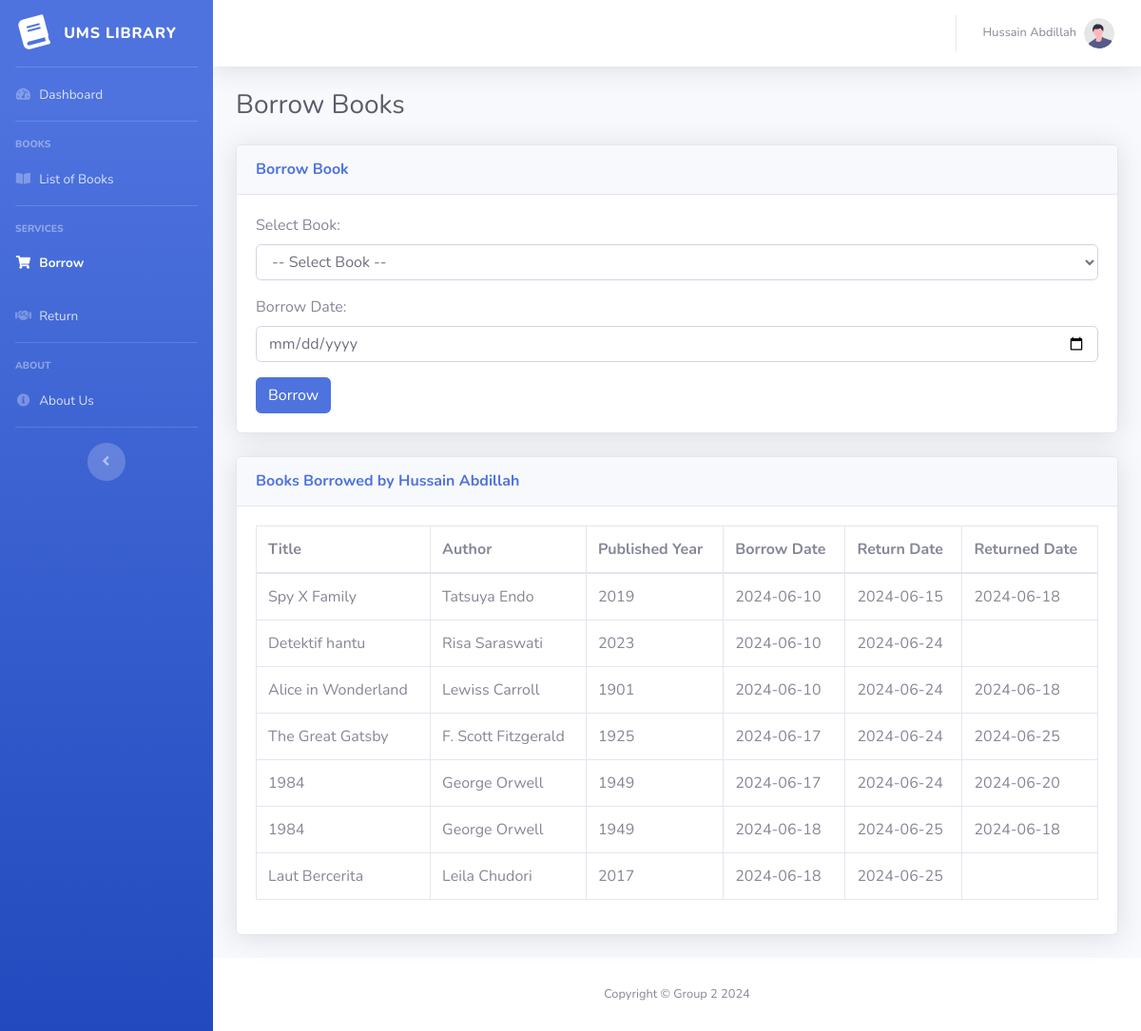
Page /pages/borrow.php (signed in) on the committed database.
### tables this page shows
CREATE TABLE `borrowed_books` (
  `borrow_id` int(11) NOT NULL,
  `member_id` int(11) DEFAULT NULL,
  `book_id` int(11) DEFAULT NULL,
  `borrow_date` date DEFAULT NULL,
  `return_date` date DEFAULT NULL,
  `returned_date` date DEFAULT NULL
);

CREATE TABLE `books` (
  `book_id` int(11) NOT NULL,
  `title` varchar(255) NOT NULL,
  `author` varchar(255) NOT NULL,
  `isbn` varchar(20) NOT NULL,
  `published_year` year(4) NOT NULL,
  `available` tinyint(1) DEFAULT 1,
  `cover` varchar(255) DEFAULT NULL,
  `genre` varchar(50) DEFAULT NULL
);

### pages/borrow.php (the view, shortened to what this page needs)
<?php
require '../includes/config.php';
$member_id = $_SESSION["member_id"];
$name = $_SESSION["name"];
$sql_borrowed_books = "
SELECT
    b.title AS book_title,
    b.author AS book_author,
    b.published_year,
    bb.borrow_date,
    bb.return_date,
    bb.returned_date
FROM
    borrowed_books bb
JOIN
    books b ON bb.book_id = b.book_id
WHERE
    bb.member_id = ?
ORDER BY
    bb.borrow_date ASC;
";
$borrowed_books = [];
if ($stmt = mysqli_prepare($conn, $sql_borrowed_books)) {
    mysqli_stmt_bind_param($stmt, "i", $member_id);
    mysqli_stmt_execute($stmt);
    mysqli_stmt_bind_result($stmt, $book_title, $book_author, $published_year, $borrow_date, $return_date, $returned_date);
    while (mysqli_stmt_fetch($stmt)) {
        $borrowed_books[] = [
            'book_title' => $book_title,
            'book_author' => $book_author,
            'published_year' => $published_year,
            'borrow_date' => $borrow_date,
            'return_date' => $return_date,
            'returned_date' => $returned_date
        ];
    }
}
?>
<!DOCTYPE html>
<html lang="en">
<head>
    <link href="../vendor/fontawesome-free/css/all.min.css" rel="stylesheet" type="text/css">
    <link href="../css/sb-admin-2.min.css" rel="stylesheet">
</head>
<body id="page-top">
    <div id="wrapper">
        <ul class="navbar-nav bg-gradient-primary sidebar sidebar-dark accordion" id="accordionSidebar">
            <a class="sidebar-brand d-flex align-items-center justify-content-center" href="dashboard.php">
                <div class="sidebar-brand-icon rotate-n-15">
                    <i class="fas fa-book"></i>
                </div>
                <div class="sidebar-brand-text mx-3">UMS Library</div>
            </a>
            <hr class="sidebar-divider my-0">
            <li class="nav-item">
                <a class="nav-link" href="dashboard.php">
                    <i class="fas fa-fw fa-tachometer-alt"></i>
                    <span>Dashboard</span></a>
            </li>
            <hr class="sidebar-divider">
            <div class="sidebar-heading">
                Books
            </div>
            <li class="nav-item">
                <a class="nav-link" href="books.php">
                    <i class="fas fa-fw fa-book-open"></i>
                    <span>List of Books</span></a>
            </li>
            <hr class="sidebar-divider d-none d-md-block">
            <div class="sidebar-heading">
                Services
            </div>
            <li class="nav-item active">
                <a class="nav-link" href="borrow.php">
                    <i class="fas fa-fw fa-shopping-cart"></i>
                    <span>Borrow</span></a>
            </li>
            <li class="nav-item">
                <a class="nav-link" href="return.php">
                    <i class="fas fa-fw fa-handshake"></i>
                    <span>Return</span></a>
            </li>
            <hr class="sidebar-divider">
            <div class="sidebar-heading">
                About
            </div>
            <li class="nav-item">
                <a class="nav-link" href="about.php">
                    <i class="fas fa-fw fa-info-circle"></i>
                    <span>About Us</span></a>
            </li>
            <hr class="sidebar-divider d-none d-md-block">
            <div class="text-center d-none d-md-inline">
                <button class="rounded-circle border-0" id="sidebarToggle"></button>
            </div>
        </ul>
        <div id="content-wrapper" class="d-flex flex-column">
            <div id="content">
                <nav class="navbar navbar-expand navbar-light bg-white topbar mb-4 static-top shadow">
                    <ul class="navbar-nav ml-auto">
                        <li class="nav-item dropdown no-arrow">
                            <a class="nav-link dropdown-toggle" href="#" id="userDropdown" role="button"
                                data-toggle="dropdown" aria-haspopup="true" aria-expanded="false">
                                <span class="mr-2 d-none d-lg-inline text-gray-600 small"><?php echo htmlspecialchars($_SESSION['name']); ?></span>
                                <img class="img-profile rounded-circle"
                                    src="../img/undraw_profile.svg">
                            </a>
                        </li>
                    </ul>
                </nav>
                <div class="container-fluid">
                    <div class="d-sm-flex align-items-center justify-content-between mb-4">
                        <h1 class="h3 mb-0 text-gray-800">Borrow Books</h1>
                    </div>
                    <div class="row">
                        <div class="col-lg-12">
                            <div class="card shadow mb-4">
                                <div class="card-header py-3">
                                    <h6 class="m-0 font-weight-bold text-primary">Borrow Book</h6>
                                </div>
                                <div class="card-body">
                                    <form action="process_borrow.php" method="POST">
                                        <div class="form-group">
                                            <label for="book_id">Select Book:</label>
                                            <select class="form-control" id="book_id" name="book_id" required>
                                                <option value="">-- Select Book --</option>
                                            </select>
                                        </div>
                                        <div class="form-group">
                                            <label for="borrow_date">Borrow Date:</label>
                                            <input type="date" class="form-control" id="borrow_date" name="borrow_date" required>
                                        </div>
                                        <button type="submit" class="btn btn-primary">Borrow</button>
                                    </form>
                                </div>
                            </div>
                        </div>
                    </div>
                    <div class="row">
                        <div class="col-lg-12">
                            <div class="card shadow mb-4">
                                <div class="card-header py-3">
                                    <h6 class="m-0 font-weight-bold text-primary">Books Borrowed by <?php echo htmlspecialchars($name); ?></h6>
                                </div>
                                <div class="card-body">
                                    <div class="table-responsive">
                                        <table class="table table-bordered" id="dataTable" width="100%" cellspacing="0">
                                            <thead>
                                                <tr>
                                                    <th>Title</th>
                                                    <th>Author</th>
                                                    <th>Published Year</th>
                                                    <th>Borrow Date</th>
                                                    <th>Return Date</th>
                                                    <th>Returned Date</th>
                                                </tr>
                                            </thead>
                                            <tbody>
                                                <?php foreach ($borrowed_books as $book): ?>
                                                    <tr>
                                                        <td><?php echo htmlspecialchars($book['book_title']); ?></td>
                                                        <td><?php echo htmlspecialchars($book['book_author']); ?></td>
                                                        <td><?php echo htmlspecialchars($book['published_year']); ?></td>
                                                        <td><?php echo htmlspecialchars($book['borrow_date']); ?></td>
                                                        <td><?php echo htmlspecialchars($book['return_date']); ?></td>
                                                        <td><?php echo htmlspecialchars($book['returned_date']); ?></td>
                                                    </tr>
                                                <?php endforeach; ?>
                                            </tbody>
                                        </table>
                                    </div>
                                </div>
                            </div>
                        </div>
                    </div>
                </div>
            </div>
            <footer class="sticky-footer bg-white">
                <div class="container my-auto">
                    <div class="copyright text-center my-auto">
                        <span>Copyright &copy; Group 2 2024</span>
                    </div>
                </div>
            </footer>
        </div>
    </div>
</body>
</html>

### rows in the picture
borrowed_books: book.title "Spy X Family", book.author "Tatsuya Endo", book.published_year "2019", borrow_date "2024-06-10", return_date "2024-06-15", returned_date "2024-06-18"
borrowed_books: book.title "Detektif hantu", book.author "Risa Saraswati", book.published_year "2023", borrow_date "2024-06-10", return_date "2024-06-24"
borrowed_books: book.title "Alice in Wonderland", book.author "Lewiss Carroll", book.published_year "1901", borrow_date "2024-06-10", return_date "2024-06-24", returned_date "2024-06-18"
borrowed_books: book.title "The Great Gatsby", book.author "F. Scott Fitzgerald", book.published_year "1925", borrow_date "2024-06-17", return_date "2024-06-24", returned_date "2024-06-25"
borrowed_books: book.title "1984", book.author "George Orwell", book.published_year "1949", borrow_date "2024-06-17", return_date "2024-06-24", returned_date "2024-06-20"
borrowed_books: book.title "1984", book.author "George Orwell", book.published_year "1949", borrow_date "2024-06-18", return_date "2024-06-25", returned_date "2024-06-18"
borrowed_books: book.title "Laut Bercerita", book.author "Leila Chudori", book.published_year "2017", borrow_date "2024-06-18", return_date "2024-06-25"

### other values in the picture
$_SESSION['name'] "Hussain Abdillah"
$name "Hussain Abdillah"
